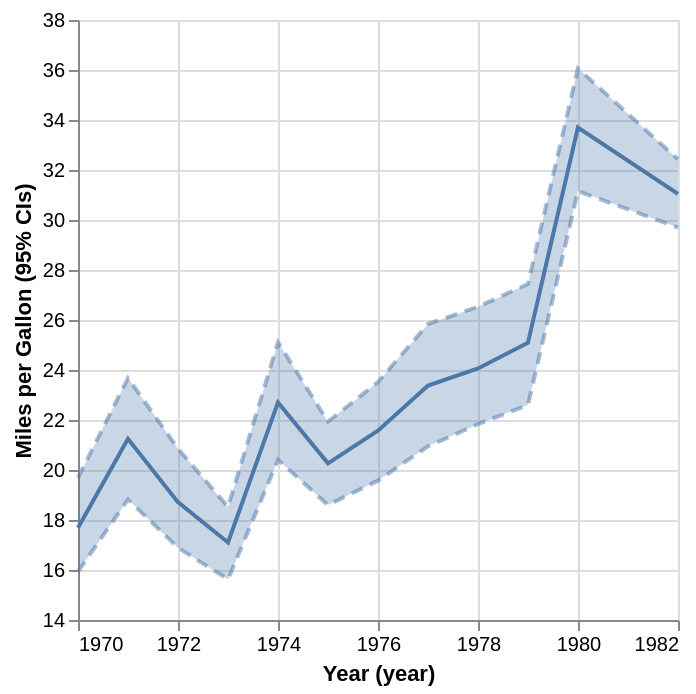

Vega-Lite specification stored for this chart:
### Vega-Lite specification from a JSON file in a GitHub repository (floating-point values rounded to 4 significant figures; data arrays with more than 128 entries replaced by an {"elided": "..."} marker saying what was removed)
{"$schema": "https://vega.github.io/schema/vega-lite/v4.json", "data": {"values": {"elided": "406 records"}}, "encoding": {"x": {"field": "Year", "timeUnit": "year"}, "y": {"type": "quantitative", "scale": {"zero": false}, "axis": {"title": "Miles per Gallon (95% CIs)"}}}, "layer": [{"mark": {"type": "errorband", "extent": "ci", "borders": {"opacity": 0.5, "strokeDash": [6, 4]}}, "encoding": {"y": {"field": "Miles_per_Gallon"}}}, {"mark": "line", "encoding": {"y": {"field": "Miles_per_Gallon", "aggregate": "mean"}}}]}
